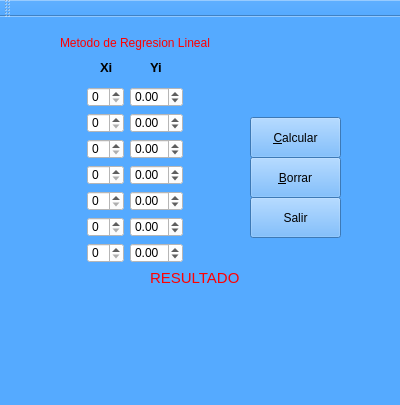
<?xml version="1.0" encoding="UTF-8"?>
<ui version="4.0">
 <class>rlineal</class>
 <widget class="QMainWindow" name="rlineal">
  <property name="geometry">
   <rect>
    <x>0</x>
    <y>0</y>
    <width>400</width>
    <height>405</height>
   </rect>
  </property>
  <property name="windowTitle">
   <string>rlineal</string>
  </property>
  <property name="styleSheet">
   <string notr="true">background-color: rgb(85, 170, 255);</string>
  </property>
  <widget class="QWidget" name="centralWidget">
   <widget class="QSpinBox" name="x1">
    <property name="geometry">
     <rect>
      <x>87</x>
      <y>70</y>
      <width>37</width>
      <height>20</height>
     </rect>
    </property>
    <property name="styleSheet">
     <string notr="true">background-color: rgb(255, 255, 255);</string>
    </property>
   </widget>
   <widget class="QSpinBox" name="x2">
    <property name="geometry">
     <rect>
      <x>87</x>
      <y>96</y>
      <width>37</width>
      <height>20</height>
     </rect>
    </property>
    <property name="styleSheet">
     <string notr="true">background-color: rgb(255, 255, 255);</string>
    </property>
   </widget>
   <widget class="QSpinBox" name="x3">
    <property name="geometry">
     <rect>
      <x>87</x>
      <y>122</y>
      <width>37</width>
      <height>20</height>
     </rect>
    </property>
    <property name="styleSheet">
     <string notr="true">background-color: rgb(255, 255, 255);</string>
    </property>
   </widget>
   <widget class="QSpinBox" name="x4">
    <property name="geometry">
     <rect>
      <x>87</x>
      <y>148</y>
      <width>37</width>
      <height>20</height>
     </rect>
    </property>
    <property name="styleSheet">
     <string notr="true">background-color: rgb(255, 255, 255);</string>
    </property>
   </widget>
   <widget class="QSpinBox" name="x5">
    <property name="geometry">
     <rect>
      <x>87</x>
      <y>174</y>
      <width>37</width>
      <height>20</height>
     </rect>
    </property>
    <property name="styleSheet">
     <string notr="true">background-color: rgb(255, 255, 255);</string>
    </property>
   </widget>
   <widget class="QSpinBox" name="x6">
    <property name="geometry">
     <rect>
      <x>87</x>
      <y>200</y>
      <width>37</width>
      <height>20</height>
     </rect>
    </property>
    <property name="styleSheet">
     <string notr="true">background-color: rgb(255, 255, 255);</string>
    </property>
   </widget>
   <widget class="QSpinBox" name="x7">
    <property name="geometry">
     <rect>
      <x>87</x>
      <y>226</y>
      <width>37</width>
      <height>20</height>
     </rect>
    </property>
    <property name="styleSheet">
     <string notr="true">background-color: rgb(255, 255, 255);</string>
    </property>
   </widget>
   <widget class="QDoubleSpinBox" name="y1">
    <property name="geometry">
     <rect>
      <x>130</x>
      <y>70</y>
      <width>53</width>
      <height>20</height>
     </rect>
    </property>
    <property name="styleSheet">
     <string notr="true">background-color: rgb(255, 255, 255);</string>
    </property>
    <property name="minimum">
     <double>-99.000000000000000</double>
    </property>
    <property name="singleStep">
     <double>0.500000000000000</double>
    </property>
   </widget>
   <widget class="QDoubleSpinBox" name="y2">
    <property name="geometry">
     <rect>
      <x>130</x>
      <y>96</y>
      <width>53</width>
      <height>20</height>
     </rect>
    </property>
    <property name="styleSheet">
     <string notr="true">background-color: rgb(255, 255, 255);</string>
    </property>
    <property name="minimum">
     <double>-99.000000000000000</double>
    </property>
    <property name="singleStep">
     <double>0.500000000000000</double>
    </property>
   </widget>
   <widget class="QDoubleSpinBox" name="y3">
    <property name="geometry">
     <rect>
      <x>130</x>
      <y>122</y>
      <width>53</width>
      <height>20</height>
     </rect>
    </property>
    <property name="styleSheet">
     <string notr="true">background-color: rgb(255, 255, 255);</string>
    </property>
    <property name="minimum">
     <double>-99.000000000000000</double>
    </property>
    <property name="singleStep">
     <double>0.500000000000000</double>
    </property>
   </widget>
   <widget class="QDoubleSpinBox" name="y4">
    <property name="geometry">
     <rect>
      <x>130</x>
      <y>148</y>
      <width>53</width>
      <height>20</height>
     </rect>
    </property>
    <property name="styleSheet">
     <string notr="true">background-color: rgb(255, 255, 255);</string>
    </property>
    <property name="minimum">
     <double>-99.000000000000000</double>
    </property>
    <property name="singleStep">
     <double>0.500000000000000</double>
    </property>
   </widget>
   <widget class="QDoubleSpinBox" name="y5">
    <property name="geometry">
     <rect>
      <x>130</x>
      <y>174</y>
      <width>53</width>
      <height>20</height>
     </rect>
    </property>
    <property name="styleSheet">
     <string notr="true">background-color: rgb(255, 255, 255);</string>
    </property>
    <property name="minimum">
     <double>-99.000000000000000</double>
    </property>
    <property name="singleStep">
     <double>0.500000000000000</double>
    </property>
   </widget>
   <widget class="QDoubleSpinBox" name="y6">
    <property name="geometry">
     <rect>
      <x>130</x>
      <y>200</y>
      <width>53</width>
      <height>20</height>
     </rect>
    </property>
    <property name="styleSheet">
     <string notr="true">background-color: rgb(255, 255, 255);</string>
    </property>
    <property name="minimum">
     <double>-99.000000000000000</double>
    </property>
    <property name="singleStep">
     <double>0.500000000000000</double>
    </property>
   </widget>
   <widget class="QDoubleSpinBox" name="y7">
    <property name="geometry">
     <rect>
      <x>130</x>
      <y>226</y>
      <width>53</width>
      <height>20</height>
     </rect>
    </property>
    <property name="styleSheet">
     <string notr="true">background-color: rgb(255, 255, 255);</string>
    </property>
    <property name="minimum">
     <double>-99.000000000000000</double>
    </property>
    <property name="singleStep">
     <double>0.500000000000000</double>
    </property>
   </widget>
   <widget class="QLabel" name="label">
    <property name="geometry">
     <rect>
      <x>100</x>
      <y>40</y>
      <width>21</width>
      <height>21</height>
     </rect>
    </property>
    <property name="font">
     <font>
      <pointsize>10</pointsize>
      <weight>75</weight>
      <bold>true</bold>
     </font>
    </property>
    <property name="text">
     <string>Xi</string>
    </property>
   </widget>
   <widget class="QLabel" name="label_2">
    <property name="geometry">
     <rect>
      <x>150</x>
      <y>40</y>
      <width>21</width>
      <height>21</height>
     </rect>
    </property>
    <property name="font">
     <font>
      <pointsize>10</pointsize>
      <weight>75</weight>
      <bold>true</bold>
     </font>
    </property>
    <property name="text">
     <string>Yi</string>
    </property>
   </widget>
   <widget class="QPushButton" name="calcular">
    <property name="geometry">
     <rect>
      <x>250</x>
      <y>100</y>
      <width>91</width>
      <height>41</height>
     </rect>
    </property>
    <property name="text">
     <string>&amp;Calcular</string>
    </property>
   </widget>
   <widget class="QPushButton" name="borrar">
    <property name="geometry">
     <rect>
      <x>250</x>
      <y>140</y>
      <width>91</width>
      <height>41</height>
     </rect>
    </property>
    <property name="text">
     <string>&amp;Borrar</string>
    </property>
   </widget>
   <widget class="QPushButton" name="SALIR">
    <property name="geometry">
     <rect>
      <x>250</x>
      <y>180</y>
      <width>91</width>
      <height>41</height>
     </rect>
    </property>
    <property name="text">
     <string>Salir</string>
    </property>
   </widget>
   <widget class="QLabel" name="label_3">
    <property name="geometry">
     <rect>
      <x>150</x>
      <y>250</y>
      <width>91</width>
      <height>21</height>
     </rect>
    </property>
    <property name="font">
     <font>
      <family>MS Shell Dlg 2</family>
      <pointsize>11</pointsize>
      <weight>9</weight>
      <italic>false</italic>
      <bold>false</bold>
     </font>
    </property>
    <property name="styleSheet">
     <string notr="true">font: 75 11pt &quot;MS Shell Dlg 2&quot;;
color: rgb(255, 0, 0);</string>
    </property>
    <property name="text">
     <string>RESULTADO</string>
    </property>
   </widget>
   <widget class="QLabel" name="Resultado">
    <property name="geometry">
     <rect>
      <x>10</x>
      <y>270</y>
      <width>361</width>
      <height>91</height>
     </rect>
    </property>
    <property name="styleSheet">
     <string notr="true">font: 75 12pt &quot;MS Shell Dlg 2&quot;;
color: rgb(255, 0, 0);</string>
    </property>
    <property name="text">
     <string/>
    </property>
   </widget>
   <widget class="QLabel" name="label_4">
    <property name="geometry">
     <rect>
      <x>60</x>
      <y>10</y>
      <width>271</width>
      <height>31</height>
     </rect>
    </property>
    <property name="styleSheet">
     <string notr="true">color: rgb(255, 0, 0);
font: 75 16pt &quot;MS Shell Dlg 2&quot;;</string>
    </property>
    <property name="text">
     <string>Metodo de Regresion Lineal</string>
    </property>
   </widget>
  </widget>
  <widget class="QToolBar" name="mainToolBar">
   <attribute name="toolBarArea">
    <enum>TopToolBarArea</enum>
   </attribute>
   <attribute name="toolBarBreak">
    <bool>false</bool>
   </attribute>
  </widget>
  <widget class="QStatusBar" name="statusBar"/>
 </widget>
 <layoutdefault spacing="6" margin="11"/>
 <resources/>
 <connections/>
</ui>
